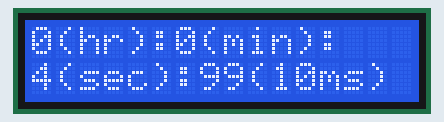
A sketch run on a simulated Arduino Uno, built with avr-gcc and run on an emulated ATmega328P. On the bench: 16×2 character LCD.

Above: at 0.29 s.
At 0.94 s:
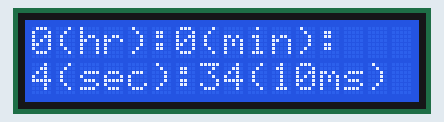
At 1.59 s:
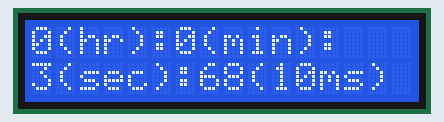
At 2.9 s:
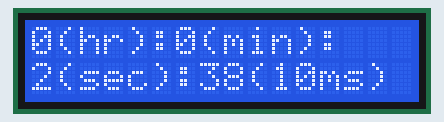
At 4.21 s:
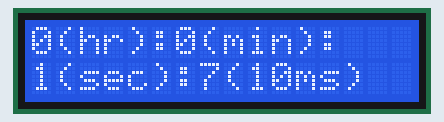
At 5.4 s:
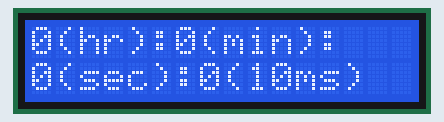

The sketch:

Lab2.ino
```cpp
#include <LiquidCrystal_I2C.h>
LiquidCrystal_I2C lcd(0x27,16,2); //設定LCD地址

volatile signed long time_all=0;
volatile signed long time_ms=0;
volatile signed long time_s=5;
volatile signed long time_min=0;
volatile signed long time_hr=0;

void setup(){
  Serial.begin(115200);
  lcd.init(); //初始化LCD
  lcd.backlight(); //開啟背光
  lcd.setCursor(0,1); //初始位置(1,0)
  lcd.print("00(sec):00(10ms)");
  lcd.setCursor(0,0);
  lcd.print("00(hr):00(min):");

  // sum up all time into ms unit
  time_all=(360000*time_hr)+(6000*time_min)+(100*time_s)+(1*time_ms);

  //TODO: initialize timer1
  noInterrupts();
  TCCR1A=0;
  TCCR1B=0;
  TCNT1=0;
  TCCR1B|=(1<<CS12);
  OCR1A=625;
  TIMSK1|=(1<<OCIE1A);
  interrupts();
}

void loop(){
  //TODO: your design
  lcd.clear();
  lcd.setCursor(0,1);
  lcd.print(String(time_s)+"(sec):"+String(time_ms)+"(10ms) ");
  lcd.setCursor(0,0);
  lcd.print(String(time_hr)+"(hr):"+String(time_min)+"(min): ");
}

ISR(TIMER1_COMPA_vect){
  //TODO:  your design
  TCNT1=0; // need to reset the Timer Counter
  if(time_all>0)time_all--;
  time_hr=time_all/360000;
  time_min=time_all/6000%60;
  time_s=time_all/100%60;
  time_ms=time_all%100;
}
```
